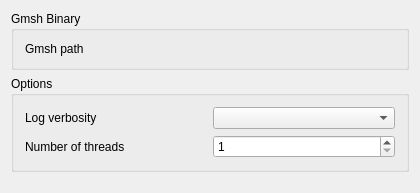
<?xml version="1.0" encoding="UTF-8"?>
<ui version="4.0">
 <class>FemGui::DlgSettingsFemGmshImp</class>
 <widget class="QWidget" name="FemGui::DlgSettingsFemGmshImp">
  <property name="geometry">
   <rect>
    <x>0</x>
    <y>0</y>
    <width>420</width>
    <height>193</height>
   </rect>
  </property>
  <property name="windowTitle">
   <string>Gmsh</string>
  </property>
  <layout class="QVBoxLayout" name="verticalLayout_2">
   <item>
    <widget class="QGroupBox" name="gb_gmsh_param">
     <property name="sizePolicy">
      <sizepolicy hsizetype="Preferred" vsizetype="Preferred">
       <horstretch>0</horstretch>
       <verstretch>0</verstretch>
      </sizepolicy>
     </property>
     <property name="layoutDirection">
      <enum>Qt::LeftToRight</enum>
     </property>
     <property name="title">
      <string>Gmsh Binary</string>
     </property>
     <property name="alignment">
      <set>Qt::AlignLeading|Qt::AlignLeft|Qt::AlignTop</set>
     </property>
     <layout class="QVBoxLayout" name="verticalLayout">
      <item>
       <layout class="QGridLayout" name="gridLayout">
        <item row="0" column="1">
         <widget class="Gui::PrefFileChooser" name="AuraCAD_gmsh_binary_path" native="true">
          <property name="sizePolicy">
           <sizepolicy hsizetype="Preferred" vsizetype="Preferred">
            <horstretch>0</horstretch>
            <verstretch>0</verstretch>
           </sizepolicy>
          </property>
          <property name="minimumSize">
           <size>
            <width>0</width>
            <height>0</height>
           </size>
          </property>
          <property name="sizeIncrement">
           <size>
            <width>0</width>
            <height>0</height>
           </size>
          </property>
          <property name="baseSize">
           <size>
            <width>0</width>
            <height>0</height>
           </size>
          </property>
          <property name="toolTip">
           <string>Leave blank to use default Gmsh binary file</string>
          </property>
          <property name="prefEntry" stdset="0">
           <cstring>gmshBinaryPath</cstring>
          </property>
          <property name="prefPath" stdset="0">
           <cstring>Mod/Fem/Gmsh</cstring>
          </property>
         </widget>
        </item>
        <item row="0" column="0">
         <widget class="QLabel" name="l_gmsh_binary_path">
          <property name="sizePolicy">
           <sizepolicy hsizetype="Preferred" vsizetype="Preferred">
            <horstretch>0</horstretch>
            <verstretch>0</verstretch>
           </sizepolicy>
          </property>
          <property name="minimumSize">
           <size>
            <width>100</width>
            <height>0</height>
           </size>
          </property>
          <property name="text">
           <string>Gmsh path</string>
          </property>
         </widget>
        </item>
       </layout>
      </item>
     </layout>
    </widget>
   </item>
   <item>
    <widget class="QGroupBox" name="gb_options">
     <property name="title">
      <string>Options</string>
     </property>
     <layout class="QHBoxLayout" name="hbl_otions">
      <item>
       <layout class="QGridLayout" name="gl_options">
        <item row="0" column="0">
         <widget class="QLabel" name="lbl_log_level">
          <property name="text">
           <string>Log verbosity</string>
          </property>
         </widget>
        </item>
        <item row="0" column="1">
         <widget class="Gui::PreauracadomboBox" name="cb_log_verbosity">
          <property name="toolTip">
           <string>Level of verbosity printed on the task panel</string>
          </property>
          <property name="sizeAdjustPolicy">
           <enum>QComboBox::AdjustToContents</enum>
          </property>
          <property name="prefEntry" stdset="0">
           <cstring>LogVerbosity</cstring>
          </property>
          <property name="prefPath" stdset="0">
           <cstring>Mod/Fem/Gmsh</cstring>
          </property>
          <property name="prefType" stdset="0">
           <cstring></cstring>
          </property>
         </widget>
        </item>
        <item row="1" column="0">
         <widget class="QLabel" name="lbl_threads">
          <property name="text">
           <string>Number of threads</string>
          </property>
         </widget>
        </item>
        <item row="1" column="1">
         <widget class="Gui::PrefSpinBox" name="sb_threads">
          <property name="alignment">
           <set>Qt::AlignLeft|Qt::AlignTrailing|Qt::AlignVCenter</set>
          </property>
          <property name="toolTip">
           <string>Number of threads used for meshing</string>
          </property>
          <property name="minimum">
           <number>1</number>
          </property>
          <property name="prefEntry" stdset="0">
           <cstring>NumOfThreads</cstring>
          </property>
          <property name="prefPath" stdset="0">
           <cstring>Mod/Fem/Gmsh</cstring>
          </property>
         </widget>
        </item>
       </layout>
      </item>
     </layout>
    </widget>
   </item>
   <item>
    <spacer name="verticalSpacer">
     <property name="orientation">
      <enum>Qt::Vertical</enum>
     </property>
     <property name="sizeHint" stdset="0">
      <size>
       <width>20</width>
       <height>40</height>
      </size>
     </property>
    </spacer>
   </item>
  </layout>
 </widget>
 <layoutdefault spacing="6" margin="11"/>
 <customwidgets>
  <customwidget>
   <class>Gui::FileChooser</class>
   <extends>QWidget</extends>
   <header>Gui/FileDialog.h</header>
  </customwidget>
  <customwidget>
   <class>Gui::PrefFileChooser</class>
   <extends>Gui::FileChooser</extends>
   <header>Gui/PrefWidgets.h</header>
  </customwidget>
  <customwidget>
   <class>Gui::PreauracadomboBox</class>
   <extends>QComboBox</extends>
   <header>Gui/PrefWidgets.h</header>
  </customwidget>
  <customwidget>
   <class>Gui::PrefSpinBox</class>
   <extends>QSpinBox</extends>
   <header>Gui/PrefWidgets.h</header>
  </customwidget>
 </customwidgets>
 <resources>
  <include location="Resources/Fem.qrc"/>
 </resources>
 <connections/>
</ui>
